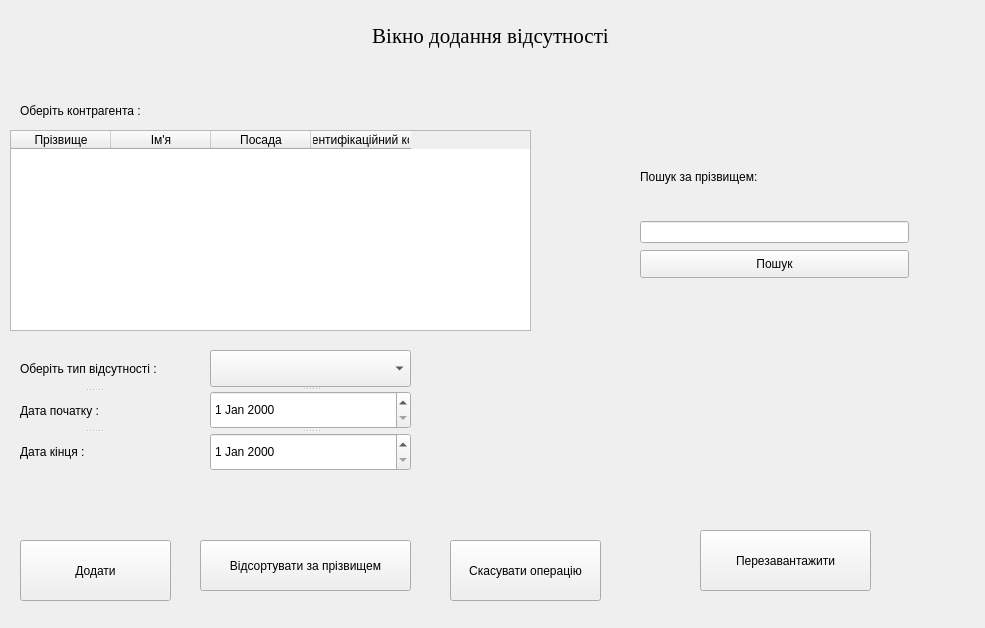
<?xml version="1.0" encoding="UTF-8"?>
<ui version="4.0">
 <class>AddAbsenceWindow</class>
 <widget class="QWidget" name="AddAbsenceWindow">
  <property name="geometry">
   <rect>
    <x>0</x>
    <y>0</y>
    <width>985</width>
    <height>628</height>
   </rect>
  </property>
  <property name="windowTitle">
   <string>Form</string>
  </property>
  <widget class="QLabel" name="info_lb">
   <property name="geometry">
    <rect>
     <x>10</x>
     <y>10</y>
     <width>961</width>
     <height>51</height>
    </rect>
   </property>
   <property name="font">
    <font>
     <family>Times New Roman</family>
     <pointsize>16</pointsize>
    </font>
   </property>
   <property name="text">
    <string>Вікно додання відсутності</string>
   </property>
   <property name="alignment">
    <set>Qt::AlignCenter</set>
   </property>
  </widget>
  <widget class="QLabel" name="contr_choose_lb">
   <property name="geometry">
    <rect>
     <x>20</x>
     <y>100</y>
     <width>181</width>
     <height>21</height>
    </rect>
   </property>
   <property name="text">
    <string>Оберіть контрагента :</string>
   </property>
  </widget>
  <widget class="QTableWidget" name="contr_absence_tb">
   <property name="geometry">
    <rect>
     <x>10</x>
     <y>130</y>
     <width>521</width>
     <height>201</height>
    </rect>
   </property>
   <property name="editTriggers">
    <set>QAbstractItemView::NoEditTriggers</set>
   </property>
   <column>
    <property name="text">
     <string>Прізвище</string>
    </property>
   </column>
   <column>
    <property name="text">
     <string>Ім'я</string>
    </property>
   </column>
   <column>
    <property name="text">
     <string>Посада</string>
    </property>
   </column>
   <column>
    <property name="text">
     <string>Ідентифікаційний код</string>
    </property>
   </column>
  </widget>
  <widget class="QPushButton" name="add_absence_bt">
   <property name="geometry">
    <rect>
     <x>20</x>
     <y>540</y>
     <width>151</width>
     <height>61</height>
    </rect>
   </property>
   <property name="text">
    <string>Додати</string>
   </property>
  </widget>
  <widget class="QPushButton" name="cansel_bt">
   <property name="geometry">
    <rect>
     <x>450</x>
     <y>540</y>
     <width>151</width>
     <height>61</height>
    </rect>
   </property>
   <property name="text">
    <string>Скасувати операцію</string>
   </property>
  </widget>
  <widget class="QSplitter" name="splitter">
   <property name="geometry">
    <rect>
     <x>20</x>
     <y>350</y>
     <width>147</width>
     <height>121</height>
    </rect>
   </property>
   <property name="orientation">
    <enum>Qt::Vertical</enum>
   </property>
   <widget class="QLabel" name="absence_choose_lb_">
    <property name="text">
     <string>Оберіть тип відсутності :</string>
    </property>
   </widget>
   <widget class="QLabel" name="date_start_lb">
    <property name="text">
     <string>Дата початку :</string>
    </property>
   </widget>
   <widget class="QLabel" name="date_end_lb">
    <property name="text">
     <string>Дата кінця :</string>
    </property>
   </widget>
  </widget>
  <widget class="QSplitter" name="splitter_2">
   <property name="geometry">
    <rect>
     <x>210</x>
     <y>350</y>
     <width>201</width>
     <height>121</height>
    </rect>
   </property>
   <property name="orientation">
    <enum>Qt::Vertical</enum>
   </property>
   <widget class="QComboBox" name="absence_choose_cb"/>
   <widget class="QDateEdit" name="start_date_edit"/>
   <widget class="QDateEdit" name="end_date_edit"/>
  </widget>
  <widget class="QPushButton" name="absence_sort_bt">
   <property name="geometry">
    <rect>
     <x>200</x>
     <y>540</y>
     <width>211</width>
     <height>51</height>
    </rect>
   </property>
   <property name="text">
    <string>Відсортувати за прізвищем</string>
   </property>
  </widget>
  <widget class="QLabel" name="search_contr_to_st_lb">
   <property name="geometry">
    <rect>
     <x>640</x>
     <y>139</y>
     <width>269</width>
     <height>75</height>
    </rect>
   </property>
   <property name="text">
    <string>Пошук за прізвищем:</string>
   </property>
  </widget>
  <widget class="QLineEdit" name="search_contr_to_st_edit">
   <property name="geometry">
    <rect>
     <x>640</x>
     <y>221</y>
     <width>269</width>
     <height>22</height>
    </rect>
   </property>
  </widget>
  <widget class="QPushButton" name="refresh_bt">
   <property name="geometry">
    <rect>
     <x>700</x>
     <y>530</y>
     <width>171</width>
     <height>61</height>
    </rect>
   </property>
   <property name="text">
    <string>Перезавантажити</string>
   </property>
  </widget>
  <widget class="QPushButton" name="search_contr_to_st_bt">
   <property name="geometry">
    <rect>
     <x>640</x>
     <y>250</y>
     <width>269</width>
     <height>28</height>
    </rect>
   </property>
   <property name="text">
    <string>Пошук</string>
   </property>
  </widget>
  <widget class="QLabel" name="error_label">
   <property name="geometry">
    <rect>
     <x>550</x>
     <y>350</y>
     <width>371</width>
     <height>171</height>
    </rect>
   </property>
   <property name="font">
    <font>
     <pointsize>12</pointsize>
    </font>
   </property>
   <property name="text">
    <string/>
   </property>
  </widget>
 </widget>
 <resources/>
 <connections/>
</ui>
